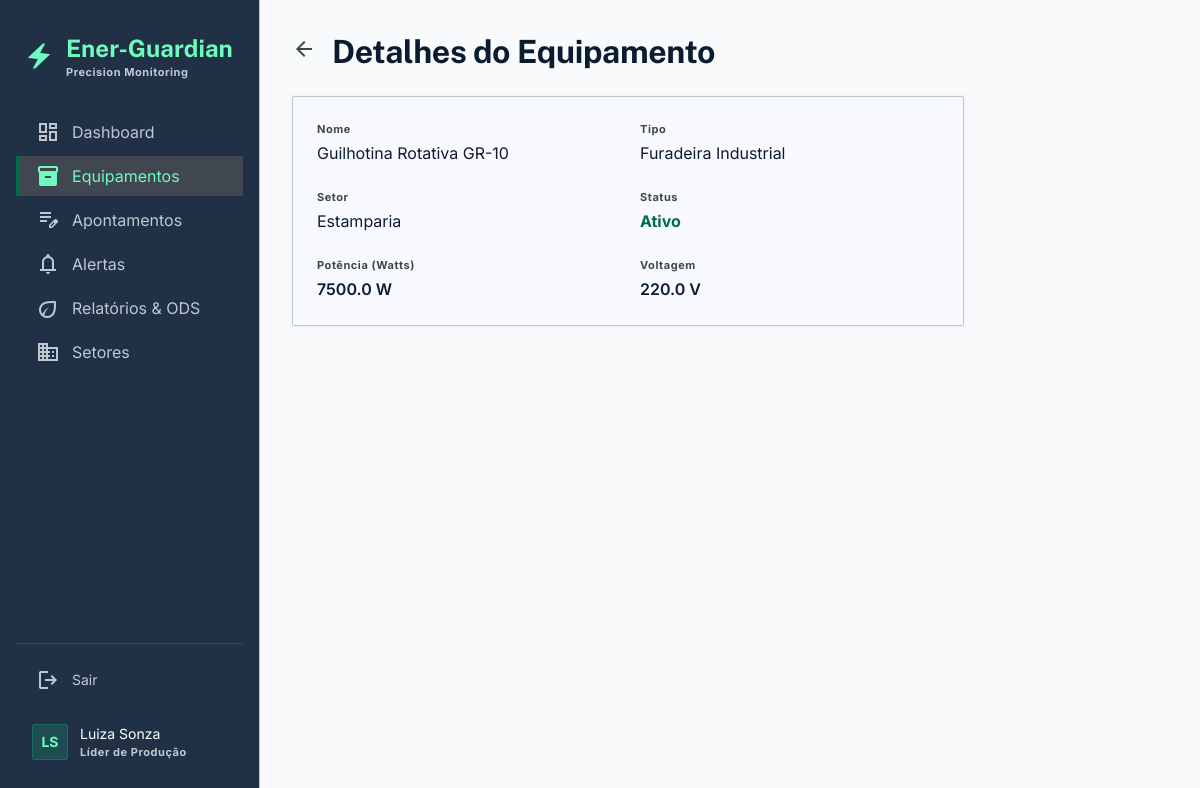
The page /equipamentos/2 (signed in) on the database its author committed.
### models.py (models this page shows, shortened)
class Usuario(UserMixin, db.Model):
    __tablename__ = 'usuarios'
    id = db.Column(db.Integer, primary_key=True)
    nome = db.Column(db.String(100), nullable=False)
    email = db.Column(db.String(150), unique=True, nullable=False)
    senha_hash = db.Column(db.String(256), nullable=False)
    papel = db.Column(db.String(30), nullable=False, default='lider_producao')
    ativo = db.Column(db.Boolean, default=True)
    criado_em = db.Column(db.DateTime, default=datetime.now(timezone.utc))
    apontamentos = db.relationship('Apontamento', backref='usuario', lazy='dynamic')
    PAPEIS = {
        'admin': 'Administrador',
        'gestor': 'Gestor Industrial',
        'lider_producao': 'Líder de Produção',
        'tecnico': 'Técnico de Manutenção',
        'financeiro': 'Financeiro',
        'engenheiro': 'Engenheiro Chefe',
    }
    @property
    def papel_display(self):
        return self.PAPEIS.get(self.papel, self.papel)
    @property
    def iniciais(self):
        partes = self.nome.split()
        if len(partes) >= 2:
            return (partes[0][0] + partes[-1][0]).upper()
        return self.nome[:2].upper()

class Equipamento(db.Model):
    __tablename__ = 'equipamentos'
    id = db.Column(db.Integer, primary_key=True)
    nome = db.Column(db.String(150), nullable=False)
    tipo = db.Column(db.String(80), nullable=False)
    potencia_watts = db.Column(db.Float, nullable=False)
    voltagem = db.Column(db.Float, nullable=True)
    corrente_amperes = db.Column(db.Float, nullable=True)
    fator_potencia = db.Column(db.Float, default=0.85)
    fator_carga = db.Column(db.Float, default=0.7)
    regime_carga = db.Column(db.String(20), default='medio')
    setor_id = db.Column(db.Integer, db.ForeignKey('setores.id'), nullable=False)
    ativo = db.Column(db.Boolean, default=True)
    criado_em = db.Column(db.DateTime, default=datetime.now(timezone.utc))
    sensores = db.relationship('Sensor', backref='equipamento', lazy='dynamic')
    apontamentos = db.relationship('Apontamento', backref='equipamento', lazy='dynamic')
    consumos = db.relationship('Consumo', backref='equipamento', lazy='dynamic')
    alertas = db.relationship('Alerta', backref='equipamento', lazy='dynamic')
    REGIMES = {
        'leve': 'Carga Leve (0.3-0.5)',
        'medio': 'Carga Média (0.5-0.7)',
        'pesado': 'Carga Pesada (0.7-0.9)',
        'pleno': 'Carga Plena (0.9-1.0)',
    }
    TIPOS = [
        'Motor Elétrico', 'Prensa Hidráulica', 'Compressor', 'Torno CNC',
        'Caldeira', 'Bomba', 'Ventilador', 'Iluminação', 'Ar Condicionado',
        'Soldadora', 'Furadeira Industrial', 'Serra Elétrica', 'Outro'
    ]

class Setor(db.Model):
    __tablename__ = 'setores'
    id = db.Column(db.Integer, primary_key=True)
    nome = db.Column(db.String(100), nullable=False, unique=True)
    descricao = db.Column(db.String(255))
    limite_consumo_kwh = db.Column(db.Float, default=500.0)
    criado_em = db.Column(db.DateTime, default=datetime.now(timezone.utc))
    equipamentos = db.relationship('Equipamento', backref='setor', lazy='dynamic')
    consumos = db.relationship('Consumo', backref='setor', lazy='dynamic')
    alertas = db.relationship('Alerta', backref='setor', lazy='dynamic')

### routes/equipamentos.py (the view)
@equipamentos_bp.route('/<int:id>')
@login_required
def detalhes(id):
    equipamento = Equipamento.query.get_or_404(id)
    return render_template('equipamentos/detalhes.html', equipamento=equipamento)

### templates/equipamentos/detalhes.html (shortened to what this page needs)
{% extends "base.html" %}
{% block content %}
<div class="flex items-center gap-4 mb-6">
    <a href="{{ url_for('equipamentos.listar') }}" class="text-on-surface-variant hover:text-primary transition-colors">
        <span class="material-symbols-outlined text-[24px]">arrow_back</span>
    </a>
    <h2 class="font-headline-lg text-headline-lg text-on-surface">Detalhes do Equipamento</h2>
</div>
<div class="bg-surface border border-outline-variant rounded p-6 tech-shadow max-w-2xl">
    <div class="grid grid-cols-1 md:grid-cols-2 gap-6">
        <div>
            <p class="font-label-caps text-label-caps text-on-surface-variant mb-1">Nome</p>
            <p class="font-body-lg text-body-lg text-on-surface">{{ equipamento.nome }}</p>
        </div>
        <div>
            <p class="font-label-caps text-label-caps text-on-surface-variant mb-1">Tipo</p>
            <p class="font-body-lg text-body-lg text-on-surface">{{ equipamento.tipo }}</p>
        </div>
        <div>
            <p class="font-label-caps text-label-caps text-on-surface-variant mb-1">Setor</p>
            <p class="font-body-lg text-body-lg text-on-surface">{{ equipamento.setor.nome }}</p>
        </div>
        <div>
            <p class="font-label-caps text-label-caps text-on-surface-variant mb-1">Status</p>
            <p class="font-body-lg text-body-lg {{ 'text-primary' if equipamento.ativo else 'text-error' }} font-bold">
                {{ 'Ativo' if equipamento.ativo else 'Inativo' }}
            </p>
        </div>
        <div>
            <p class="font-label-caps text-label-caps text-on-surface-variant mb-1">Potência (Watts)</p>
            <p class="font-numeric-data text-numeric-data text-on-surface">{{ equipamento.potencia_watts }} W</p>
        </div>
        <div>
            <p class="font-label-caps text-label-caps text-on-surface-variant mb-1">Voltagem</p>
            <p class="font-numeric-data text-numeric-data text-on-surface">{{ equipamento.voltagem or 'N/A' }} V</p>
        </div>
    </div>
</div>
{% endblock %}

### templates/base.html (shortened to what this page needs)
<!DOCTYPE html>
<html lang="pt-BR">
<head>
    <link rel="stylesheet" href="{{ url_for('static', filename='css/design_system.css') }}" />
    <link rel="stylesheet" href="{{ url_for('static', filename='css/index.css') }}" />
    <script src="https://cdn.tailwindcss.com"></script>
</head>
<body class="font-body-md text-on-surface antialiased bg-[#F8FAFC]">
<div class="flex h-screen w-full overflow-hidden">
    <aside id="sidebar" class="hidden md:flex w-[260px] h-screen sticky left-0 top-0 bg-inverse-surface border-r border-outline-variant flex-col justify-between py-margin-desktop z-50">
        <div class="px-4 flex flex-col gap-8">
            <div class="flex items-center gap-3 px-2">
                <span class="material-symbols-outlined fill-icon text-primary-fixed text-3xl">electric_bolt</span>
                <div>
                    <h1 class="font-headline-md text-headline-md font-bold text-primary-fixed">Ener-Guardian</h1>
                    <p class="font-label-caps text-label-caps text-tertiary-fixed-dim">Precision Monitoring</p>
                </div>
            </div>
            <nav class="flex flex-col gap-1">
                <a class="sidebar-link flex items-center border-l-4 {{ 'border-primary bg-on-tertiary-fixed-variant text-primary-fixed' if request.endpoint == 'dashboard.index' else 'border-transparent text-tertiary-fixed-dim hover:text-primary-fixed' }} px-4 py-2 gap-3" href="{{ url_for('dashboard.index') }}">
                    <span class="material-symbols-outlined {{ 'fill-icon' if request.endpoint == 'dashboard.index' else '' }}">dashboard</span>
                    <span>Dashboard</span>
                </a>
                <a class="sidebar-link flex items-center border-l-4 {{ 'border-primary bg-on-tertiary-fixed-variant text-primary-fixed' if request.endpoint and 'equipamentos' in request.endpoint else 'border-transparent text-tertiary-fixed-dim hover:text-primary-fixed' }} px-4 py-2 gap-3" href="{{ url_for('equipamentos.listar') }}">
                    <span class="material-symbols-outlined {{ 'fill-icon' if request.endpoint and 'equipamentos' in request.endpoint else '' }}">inventory_2</span>
                    <span>Equipamentos</span>
                </a>
                <a class="sidebar-link flex items-center border-l-4 {{ 'border-primary bg-on-tertiary-fixed-variant text-primary-fixed' if request.endpoint and 'apontamentos' in request.endpoint else 'border-transparent text-tertiary-fixed-dim hover:text-primary-fixed' }} px-4 py-2 gap-3" href="{{ url_for('apontamentos.historico') }}">
                    <span class="material-symbols-outlined {{ 'fill-icon' if request.endpoint and 'apontamentos' in request.endpoint else '' }}">edit_note</span>
                    <span>Apontamentos</span>
                </a>
                <a class="sidebar-link flex items-center border-l-4 {{ 'border-primary bg-on-tertiary-fixed-variant text-primary-fixed' if request.endpoint and 'alertas' in request.endpoint else 'border-transparent text-tertiary-fixed-dim hover:text-primary-fixed' }} px-4 py-2 gap-3" href="{{ url_for('alertas.listar') }}">
                    <span class="material-symbols-outlined {{ 'fill-icon' if request.endpoint and 'alertas' in request.endpoint else '' }}">notifications</span>
                    <span>Alertas</span>
                </a>
                <a class="sidebar-link flex items-center border-l-4 {{ 'border-primary bg-on-tertiary-fixed-variant text-primary-fixed' if request.endpoint and 'relatorios' in request.endpoint else 'border-transparent text-tertiary-fixed-dim hover:text-primary-fixed' }} px-4 py-2 gap-3" href="{{ url_for('relatorios.index') }}">
                    <span class="material-symbols-outlined {{ 'fill-icon' if request.endpoint and 'relatorios' in request.endpoint else '' }}">eco</span>
                    <span>Relatórios & ODS</span>
                </a>
                <a class="sidebar-link flex items-center border-l-4 {{ 'border-primary bg-on-tertiary-fixed-variant text-primary-fixed' if request.endpoint and 'setores' in request.endpoint else 'border-transparent text-tertiary-fixed-dim hover:text-primary-fixed' }} px-4 py-2 gap-3" href="{{ url_for('setores.listar') }}">
                    <span class="material-symbols-outlined {{ 'fill-icon' if request.endpoint and 'setores' in request.endpoint else '' }}">domain</span>
                    <span>Setores</span>
                </a>
            </nav>
        </div>
        <div class="flex flex-col gap-2 px-4 mt-auto">
            <div class="border-t border-on-tertiary-fixed-variant pt-4">
                <a class="sidebar-link flex items-center border-l-4 border-transparent px-4 py-2 text-tertiary-fixed-dim hover:text-primary-fixed gap-3" href="{{ url_for('auth.logout') }}">
                    <span class="material-symbols-outlined">logout</span>
                    <span class="font-body-md text-body-md">Sair</span>
                </a>
            </div>
            <div class="flex items-center px-4 py-2 gap-3 mt-2">
                <div class="w-9 h-9 rounded bg-primary-container/20 border border-primary-container/30 flex items-center justify-center text-primary-fixed font-bold text-sm">
                    {{ current_user.iniciais }}
                </div>
                <div>
                    <p class="font-body-md text-on-tertiary text-sm">{{ current_user.nome }}</p>
                    <p class="font-label-caps text-label-caps text-tertiary-fixed-dim">{{ current_user.papel_display }}</p>
                </div>
            </div>
        </div>
    </aside>
    <main class="flex-1 flex flex-col h-screen overflow-y-auto overflow-x-hidden bg-[#F8FAFC]">
        <div class="p-margin-mobile md:p-margin-desktop max-w-container-max mx-auto w-full">
            {% block content %}{% endblock %}
        </div>
    </main>
</div>
</body>
</html>

### static/css/design_system.css (style rules this page uses)
:root { --color-bg: #f4f5f7; --color-card-bg: #ffffff; --color-primary: #0066CC; --color-text: #0b1c30; --color-muted: #6c7a71; --font-family: 'Inter', sans-serif; }
body { background-color: var(--color-bg); color: var(--color-text); font-family: var(--font-family); margin: 0; padding: 0; }

### static/css/index.css (style rules this page uses)
body { background-color: #f8f9fa; color: #333333; font-family: 'Inter', sans-serif; }
.bg-surface { background-color: #ffffff; }
.text-primary { color: #005A3E; }
.border-primary { border-color: #006C49; }
.tech-shadow { box-shadow: 0 4px 6px -1px rgba(0, 0, 0, 0.05), 0 2px 4px -1px rgba(0, 0, 0, 0.03); border: 1px solid #e2e8f0; }
.font-label-caps { font-size: 0.75rem; font-weight: 600; letter-spacing: 0.05em; }
.border-outline-variant { border-color: #e2e8f0; }
.text-on-surface-variant { color: #475569; }
.font-numeric-data { font-family: 'Inter', monospace; }

### templates/base.html (style rules this page uses)
body { background-color: #F8FAFC; }
.tech-shadow { box-shadow: 0px 0px 4px rgba(100, 116, 139, 0.1); }
.material-symbols-outlined { font-variation-settings: 'FILL' 0, 'wght' 400, 'GRAD' 0, 'opsz' 24; }
.fill-icon { font-variation-settings: 'FILL' 1; }
.sidebar-link { transition: all 0.15s ease; }

### rows shown on the page
Usuario: iniciais "LS", nome "Luiza Sonza", papel_display "Líder de Produção"
Equipamento: nome "Guilhotina Rotativa GR-10", tipo "Furadeira Industrial", ativo "Ativo", potencia_watts "7500.0", voltagem "220.0"
Setor: setor.nome "Estamparia"
